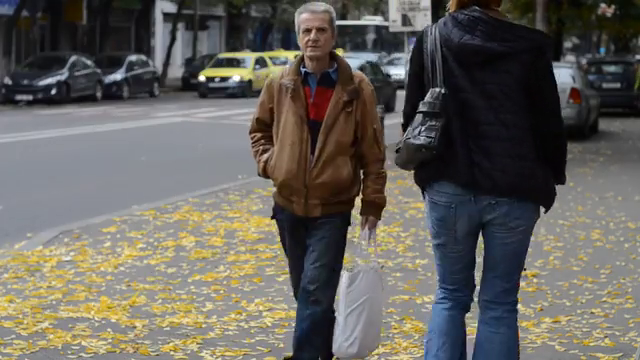
#> input picture frame 95 of Lab_work_2/Video_1.mp4, 640 x 360 px
$ python Segment_Video.py
#> lines starting #> are read from the running program, lines starting #| are printed output that depends on the picture
# -------------- сегментація потокового відео в opencv ------------------

'''
Цифрова обробка зображень: сегментація dsltjgjnjre

Package                      Version
---------------------------- -----------
opencv-python                3.4.18.65
numpy                        1.23.5
pip                          23.1
Pillow                       9.4.0
matplotlib                   3.6.2
scipy                        1.10.0

'''

import cv2
import time

# -------------------- завантаження відео з файлу ----------------------
cap = cv2.VideoCapture('Video_1.mp4')
# -------------- загрузка відео з вбудованої камери -----------------
# cap = cv2.VideoCapture(0) # завантаження потокового відео з вбудованої відеокамери

while (True):
    ret, frame = cap.read()
#> frame is the input picture: shape (360, 640, 3); mean B, G, R 91.6, 98.2, 101.5
    time.sleep(0.03)
    # -------------- конверція відеопотоку в монохром ------------
    gray = cv2.cvtColor(frame, cv2.COLOR_BGR2GRAY)
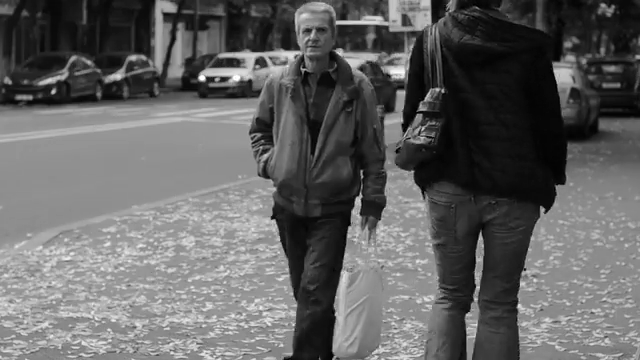
#> gray: shape (360, 640); min 0, max 255, mean 98.4
    imS1 = cv2.resize(frame, (400, 250))  # зміна вікна відображення оригіналу
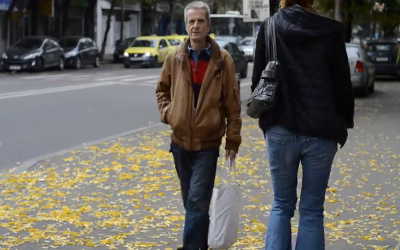
#> imS1: shape (250, 400, 3); mean B, G, R 91.5, 98.1, 101.4
    imS2 = cv2.resize(gray, (400, 250))   # зміна вікна відображення монохрома
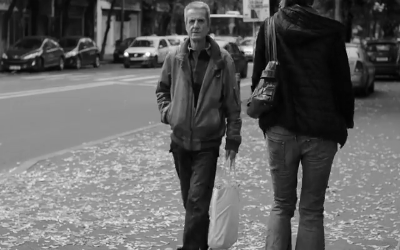
#> imS2: shape (250, 400); min 1, max 254, mean 98.3
    blur1 = cv2.Canny(imS2, 100, 200)     # Сегментація оригіналу за Кенні
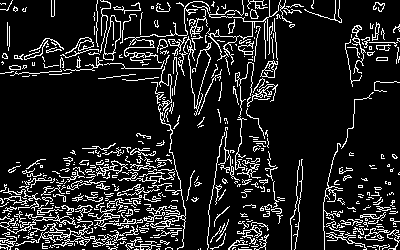
#> blur1: shape (250, 400); 13.1% white in thin lines or dots
    blur2 = cv2.Canny(imS1, 100, 200)     # Сегментація монохрома за Кенні
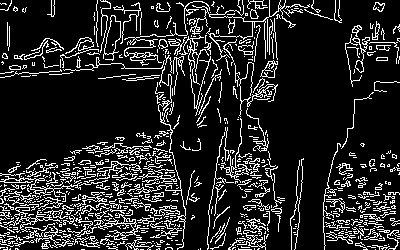
#> blur2: shape (250, 400); 15% white in thin lines or dots
    imS3 = cv2.resize(gray, (400, 250))   # зміна вікна відображення сегментації

    cv2.imshow('Video', imS1)   # отображения оригинала
    cv2.imshow('Frame', imS2)   # отображения монохрома
    cv2.imshow('blur1', blur1)  # отображения монохрома
    cv2.imshow('blur2', blur2)  # отображения монохрома

    # ------ відображення змін значень пікселей потокового відео - динамічних картинок
    print(frame)
#> (printed output is left out)
    # ------ умова завершення відображення відеопотоку за клавішею q
    if cv2.waitKey(1) & 0xFF == ord('q'):
#> (key q is pressed here)
        break

cap.release()
cv2.destroyAllWindows()

$ run again, starting later in the video
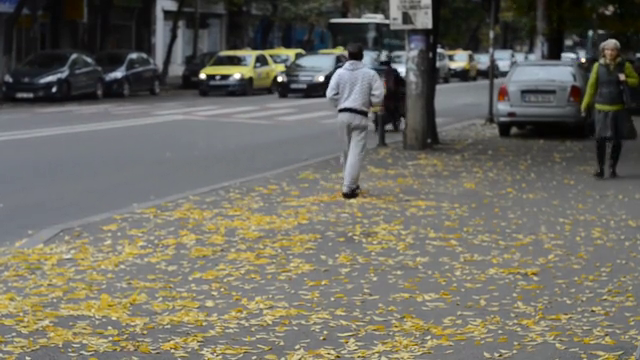
#> input picture frame 430 of Lab_work_2/Video_1.mp4, 640 x 360 px
#> frame is the input picture: shape (360, 640, 3); mean B, G, R 96.8, 107, 109.1
#> `blur1 = cv2.Canny(imS2, 100, 200)`:
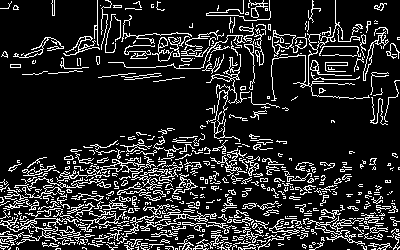
#> blur1: shape (250, 400); 15.3% white in thin lines or dots
#> `blur2 = cv2.Canny(imS1, 100, 200)`:
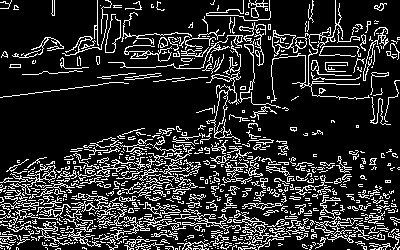
#> blur2: shape (250, 400); 17.2% white in thin lines or dots
#> (printed output is left out)

$ run again, starting later in the video
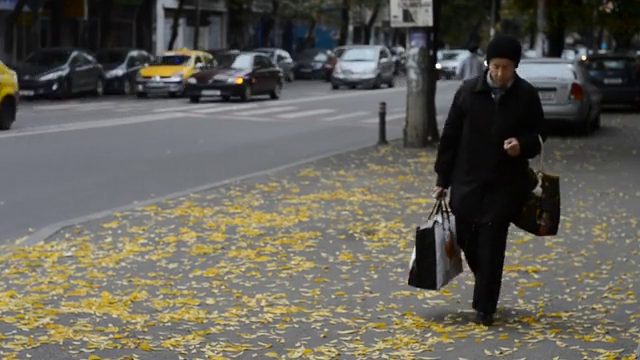
#> input picture frame 765 of Lab_work_2/Video_1.mp4, 640 x 360 px
#> frame is the input picture: shape (360, 640, 3); mean B, G, R 86.8, 95.8, 98.4
#> `blur1 = cv2.Canny(imS2, 100, 200)`:
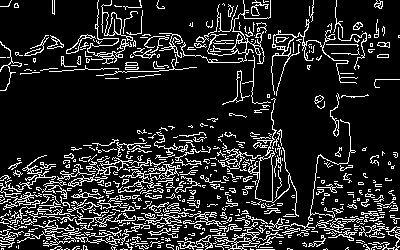
#> blur1: shape (250, 400); 14.8% white in thin lines or dots
#> `blur2 = cv2.Canny(imS1, 100, 200)`:
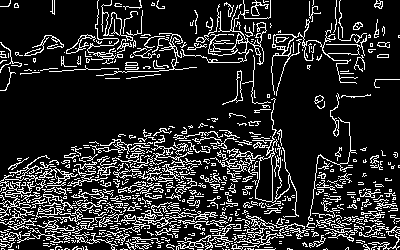
#> blur2: shape (250, 400); 16.4% white in thin lines or dots
#> (printed output is left out)
